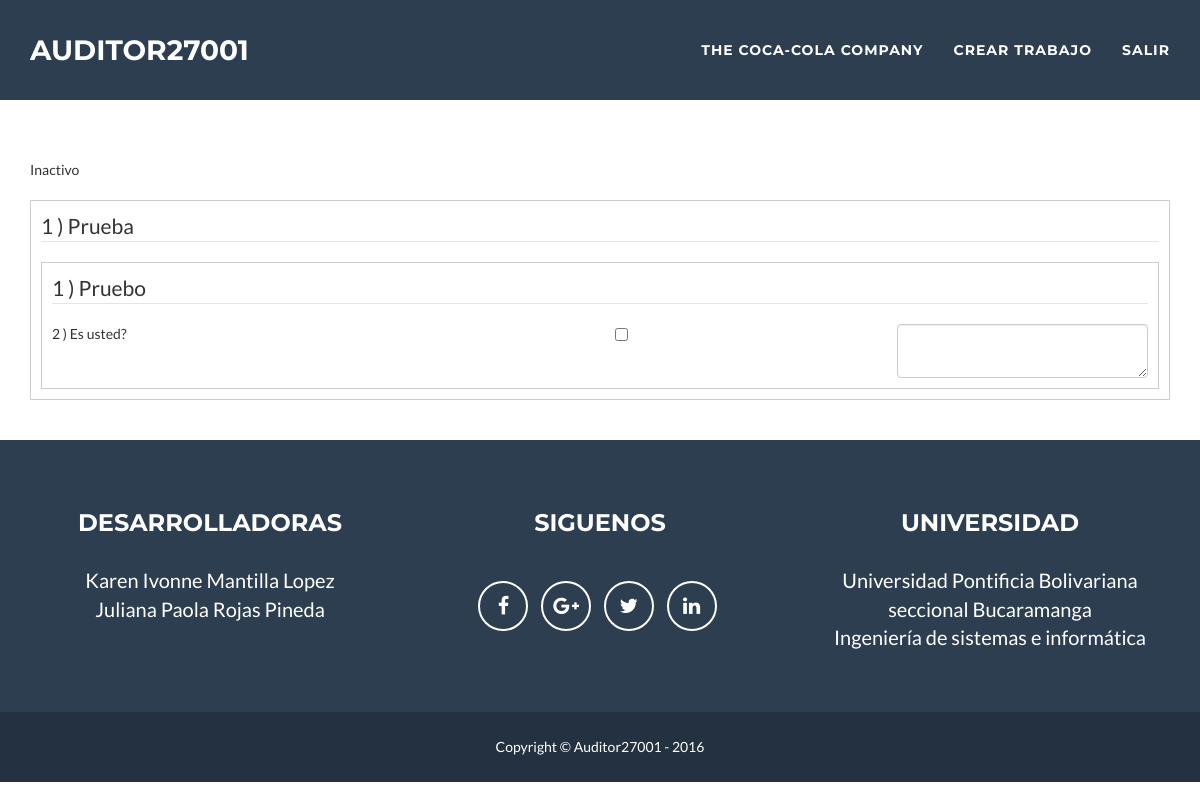
Page /evaluacion/13/17/ (signed in) on the committed database.
### muro/models.py (models this page shows, shortened)
class Trabajo(models.Model):
	empresa = models.ForeignKey(User, related_name='usuario_empresa', on_delete=models.CASCADE)
	auditor = models.ForeignKey(User, related_name='usuario_auditor', null=True, blank=True, on_delete=models.CASCADE)
	evaluacion = models.ForeignKey(Evaluacion, related_name='evaluacion', null=True, blank=True)
	preparacion = models.ForeignKey(Evaluacion, related_name='preparacion', null=True, blank=True)
	creacion = models.DateTimeField(auto_now_add=True)
	inicio = models.DateTimeField(null=True, blank=True)
	estado = models.ForeignKey('Estado')
	def getNombreEmpresa(self):
		return self.empresa.first_name

class Estado(models.Model):
	titulo = models.CharField(max_length=120, unique=True)
	def __str__(self):
		return self.titulo

### certificacion/models.py (models this page shows)
class Dominio(models.Model):
	nombre = models.CharField(max_length=300, null=True, blank=True)
	numero = models.CharField(max_length=30, null=True, blank=True)
	certificacion = models.ForeignKey('Certificacion')
	def __str__(self):
		return self.nombre

class Objetivo(models.Model):
	nombre = models.CharField(max_length=300, null=True, blank=True)
	numero = models.CharField(max_length=30, null=True, blank=True)
	dominio = models.ForeignKey('Dominio')
	def __str__(self):
		return self.nombre

class Control(models.Model):
	nombre = models.CharField(max_length=1000, null=True, blank=True)
	numero = models.CharField(max_length=30, null=True, blank=True)
	objetivo = models.ForeignKey('Objetivo')
	def __str__(self):
		return self.nombre

### evaluacion/views.py (the view)
# urls.py: url(r'^(?P<id>\d+)/(?P<formulario>\d+)/$', ver, name="ver"),
def ver(request, id, formulario):
	usuario = request.user
	if not usuario.is_authenticated():
		return redirect('raiz:inicio')
	trabajo = Trabajo.objects.get(id=id)
	formulario = Evaluacion.objects.get(id=formulario)
	datos = {
		'trabajo': trabajo,
		'estados': Estado.objects.all(),
		'usuario': request.user.perfil.getTipo(),
		'formulario' : formulario
	}
	return render(request, 'evaluacion.html', datos)

### usuario/models.py (called while the page is built)
	def getTipo(self):
		return self.tipo.titulo

### evaluacion/templates/evaluacion.html (shortened to what this page needs)
{% extends "layout.html" %}
{% load humanize %}
{% block body %}
<h4>{{ trabajo.getNombreEmpresa }}</h4>
<br>
<br>
<br>
<br>
<br>
<br>
<form method="post" action="{% url 'evaluacion:guardar_post' %}">
	{% if usuario == 'Auditor' %}
		{% csrf_token %}
		Estado:
		<br>
		<div class="col-sm-3">
			<select id="estado" class="form-control" name="estado">
			{% if trabajo.estado.titulo == 'Activo' %}
				<option value="1">Activo</option>
				<option value="4">Anexo</option>
				<option value="2">Finalizado</option>
			{% endif %}
			{% if trabajo.estado.titulo == 'Anexo' %}
				<option value="4">Anexo</option>
				<option value="2">Finalizado</option>
			{% endif %}
			</select>
		</div>
		<br>
	{% else %}
		{{ trabajo.estado }}
	{% endif %}
	<br><br>
	{% for dominio in formulario.certificacion.dominio_set.all %}
	<div class="fieldset">
		<legend>{{ dominio.numero }} ) {{ dominio }}</legend>
		{% for objetivo in dominio.objetivo_set.all %}
		<div class="row-fluid">
			<div class="span6">
				<div class="fieldset">
					<legend>{{ objetivo.numero }} ) {{ objetivo }}</legend>
					{% for control in objetivo.control_set.all %}
					<div class="row">
						<div class="col-sm-6">
							{{ control.numero }} ) {{ control }}
						</div>
						<div class="col-sm-3">
							<input type="checkbox" id="calificacion-{{ control.id }}" name="controles[]" value="{{ control.id }}">
						</div>
						<div class="col-sm-3">
							<textarea id="comentario-{{ control.id }}" type="text" class="form-control"  name="comentarios[]"></textarea>
						</div>
					</div>
					{% endfor %}
				</div>
			</div>
		</div>
		{% endfor %}
	</div>
	{% endfor %}
	<br><br>
</form>
{% endblock body %}

### templates/layout.html (shortened to what this page needs)
{% load static %}
<!DOCTYPE html>
<html lang="es">
<head>
	<link href="{% static 'vendor/bootstrap/css/bootstrap.min.css' %}" rel="stylesheet">
	<link href="{% static 'css/freelancer.css' %}" rel="stylesheet">
	<link href="{% static 'vendor/font-awesome/css/font-awesome.min.css' %}" rel="stylesheet" type="text/css">
</head>
<body id="page-top" class="index">
	<nav id="mainNav" class="navbar navbar-default navbar-fixed-top navbar-custom">
		<div class="container">
			<div class="navbar-header page-scroll">
				<a class="navbar-brand" href="#page-top">Auditor27001</a>
			</div>
			<div class="collapse navbar-collapse" id="bs-example-navbar-collapse-1">
				<ul class="nav navbar-nav navbar-right">
					{% if user.is_authenticated %}
					<li>
						<a href="{% url 'usuario:inicio' %}">{{ user.first_name }} {{ user.last_name }}</a>
					</li>
					{% if user.perfil.getTipo == 'Empresa' %}
					<li>
						<a href="{% url 'muro:crear' %}">Crear trabajo</a>
					</li>
					{% endif %}
					<li>
						<a href="{% url 'usuario:salir_post' %}">Salir</a>
					</li>
					{% else %}
					<li>
						<a href="{% url 'usuario:ingresar' %}">Ingresar</a>
					</li>
					{% endif %}
				</ul>
			</div>
		</div>
	</nav>
<div class='container' style="margin-top: 0px; margin-bottom: 0px;">
	{% block body %}
	{% endblock body %}
</div>
	<footer class="text-center">
		<div class="footer-above">
			<div class="container">
				<div class="row">
					<div class="footer-col col-md-4">
						<h3>Desarrolladoras</h3>
						<p>Karen Ivonne Mantilla Lopez
							<br>Juliana Paola Rojas Pineda </p>
						</div>
						<div class="footer-col col-md-4">
							<h3>Siguenos</h3>
							<ul class="list-inline">
								<li>
									<a href="https://www.facebook.com/" class="btn-social btn-outline"><i class="fa fa-fw fa-facebook"></i></a>
								</li>
								<li>
									<a href="https://www.google.com" class="btn-social btn-outline"><i class="fa fa-fw fa-google-plus"></i></a>
								</li>
								<li>
									<a href="https://twitter.com" class="btn-social btn-outline"><i class="fa fa-fw fa-twitter"></i></a>
								</li>
								<li>
									<a href="https://co.linkedin.com/in/juliana-paola-rojas-pineda-180709128" class="btn-social btn-outline"><i class="fa fa-fw fa-linkedin"></i></a>
								</li>
							</ul>
						</div>
						<div class="footer-col col-md-4">
							<h3>Universidad</h3>
							<p>Universidad Pontificia Bolivariana <br> seccional Bucaramanga <br> Ingeniería de sistemas e informática
							</div>
						</div>
					</div>
				</div>
				<div class="footer-below">
					<div class="container">
						<div class="row">
							<div class="col-lg-12">
								Copyright &copy; Auditor27001 - 2016
							</div>
						</div>
					</div>
				</div>
			</footer>
		</body>
		</html>

### static/css/freelancer.css (style rules this page uses)
body { font-family: 'Lato', 'Helvetica Neue', Helvetica, Arial, sans-serif; overflow-x: hidden; }
.fieldset { border: 1px solid #ccc; padding: 10px; }
p { font-size: 20px; }
a, a:hover, a:focus, a:active, a.active { color: #18BC9C; outline: none; }
h1, h2, h3, h4, h5, h6 { font-family: "Montserrat", "Helvetica Neue", Helvetica, Arial, sans-serif; text-transform: uppercase; font-weight: 700; }
.navbar-custom { background: #2C3E50; font-family: "Montserrat", "Helvetica Neue", Helvetica, Arial, sans-serif; text-transform: uppercase; font-weight: 700; border: none; }
.navbar-custom .navbar-brand { color: white; }
.navbar-custom .navbar-nav { letter-spacing: 1px; }
.navbar-custom .navbar-nav li a { color: white; }
@media (min-width: 768px) { .navbar-custom { padding: 25px 0; -webkit-transition: padding 0.3s; -moz-transition: padding 0.3s; transition: padding 0.3s; } }
@media (min-width: 768px) { .navbar-custom .navbar-brand { font-size: 2em; -webkit-transition: all 0.3s; -moz-transition: all 0.3s; transition: all 0.3s; } }
footer { color: white; }
footer h3 { margin-bottom: 30px; }
footer .footer-above { padding-top: 50px; background-color: #2C3E50; }
footer .footer-col { margin-bottom: 50px; }
footer .footer-below { padding: 25px 0; background-color: #233140; }
.btn-outline { color: white; font-size: 20px; border: solid 2px white; background: transparent; transition: all 0.3s ease-in-out; margin-top: 15px; }
.btn-social { display: inline-block; height: 50px; width: 50px; border: 2px solid white; border-radius: 100%; text-align: center; font-size: 20px; line-height: 45px; }

### rows in the picture
Trabajo: estado "Inactivo"
Dominio: numero "1", nombre "Prueba"
Objetivo: numero "1", nombre "Pruebo"
Control: numero "2", nombre "Es usted?"

### other values in the picture
{{ user.first_name }} "THE COCA-COLA COMPANY"
